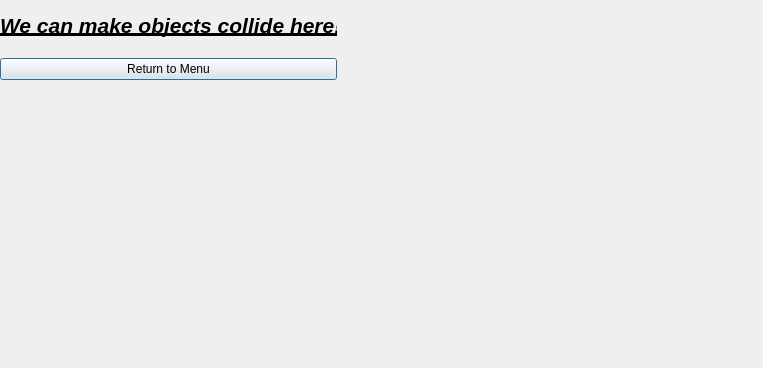
<?xml version="1.0" encoding="UTF-8"?>
<ui version="4.0">
 <class>collision</class>
 <widget class="QDialog" name="collision">
  <property name="geometry">
   <rect>
    <x>0</x>
    <y>0</y>
    <width>763</width>
    <height>368</height>
   </rect>
  </property>
  <property name="windowTitle">
   <string>Dialog</string>
  </property>
  <widget class="QWidget" name="verticalLayoutWidget">
   <property name="geometry">
    <rect>
     <x>0</x>
     <y>0</y>
     <width>337</width>
     <height>80</height>
    </rect>
   </property>
   <layout class="QVBoxLayout" name="verticalLayout">
    <item>
     <widget class="QLabel" name="label">
      <property name="text">
       <string>&lt;html&gt;&lt;head/&gt;&lt;body&gt;&lt;p align=&quot;center&quot;&gt;&lt;span style=&quot; font-size:16pt; font-weight:700; font-style:italic; text-decoration: underline;&quot;&gt;We can make objects collide here!&lt;/span&gt;&lt;/p&gt;&lt;/body&gt;&lt;/html&gt;</string>
      </property>
     </widget>
    </item>
    <item>
     <widget class="QPushButton" name="return_col">
      <property name="text">
       <string>Return to Menu</string>
      </property>
     </widget>
    </item>
   </layout>
  </widget>
 </widget>
 <resources/>
 <connections/>
</ui>
